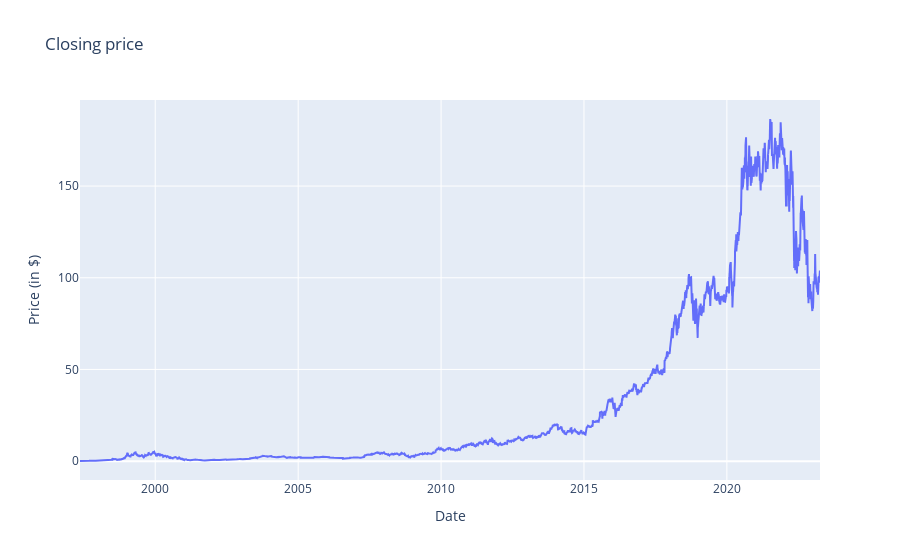
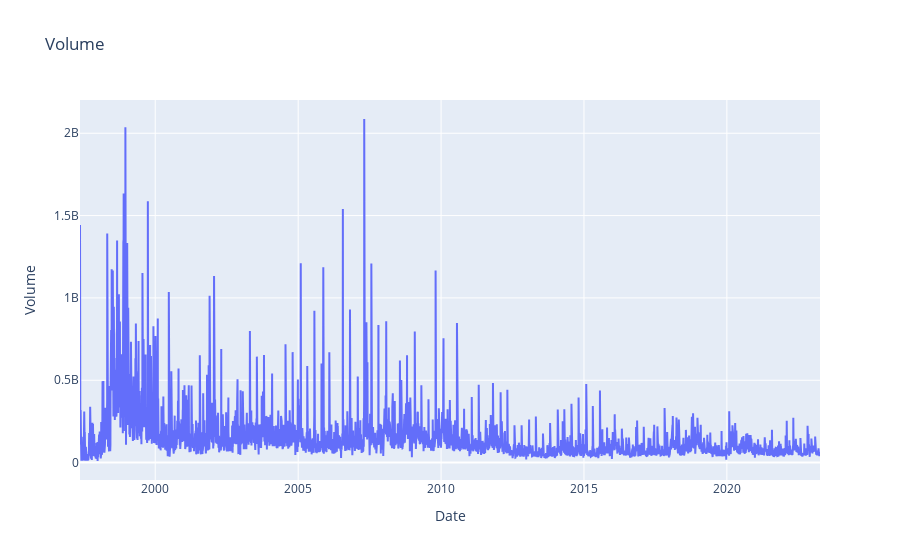

The cell these charts' notebook holds for them, in order:
### Code cell
# Plot time series the close price and volume of stock price 
# Question 3: Explain the time series plots and try to identify important events
  
fig=go.Figure(data=[go.Scatter(name = 'Close',x= data['Date'],y= data['Close'])])
fig.update_layout(title="Closing price",xaxis_title="Date", yaxis_title="Price (in $)")
fig.show()

fig=go.Figure(data=[go.Scatter(name = 'Volume',x= data['Date'],y= data['Volume'])])
fig.update_layout(title="Volume",xaxis_title="Date", yaxis_title="Volume")
fig.show()

### Figure 1 — Plotly figure (JSON) as saved in the notebook; plotly's stock layout.template omitted (floating-point values rounded to 4 significant figures; data arrays with more than 128 entries replaced by an {"elided": "..."} marker saying what was removed)
{"data": [{"name": "Close", "type": "scatter", "x": {"elided": "6516 str values"}, "y": {"elided": "6516 float values"}}], "layout": {"title": {"text": "Closing price"}, "xaxis": {"title": {"text": "Date"}}, "yaxis": {"title": {"text": "Price (in $)"}}}}

### Figure 2 — Plotly figure (JSON) as saved in the notebook; plotly's stock layout.template omitted (floating-point values rounded to 4 significant figures; data arrays with more than 128 entries replaced by an {"elided": "..."} marker saying what was removed)
{"data": [{"name": "Volume", "type": "scatter", "x": {"elided": "6516 str values"}, "y": {"elided": "6516 int values"}}], "layout": {"title": {"text": "Volume"}, "xaxis": {"title": {"text": "Date"}}, "yaxis": {"title": {"text": "Volume"}}}}
